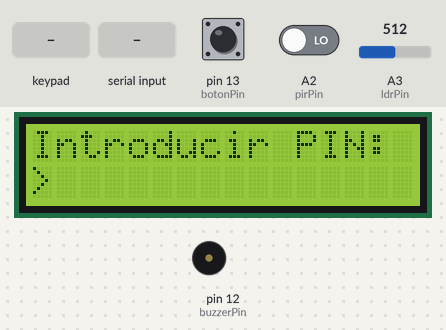
Bench run of a sketch on a simulated Arduino Uno, built with avr-gcc and run on an emulated ATmega328P. Parts: 16×2 character LCD, buzzer (waves = sounding). The inputs (shaded band) are chosen by the test bench; at power-on: pin 13 (botonPin) LOW, A2 (pirPin) LOW, A3 (ldrPin) = 512. EEPROM starts erased; what the sketch prints to the serial monitor is not drawn.

Above: at 1.2 s.
1.3 s: keypad keys 1 2 3 4 # pressed 0.4 s apart
At 3.5 s:
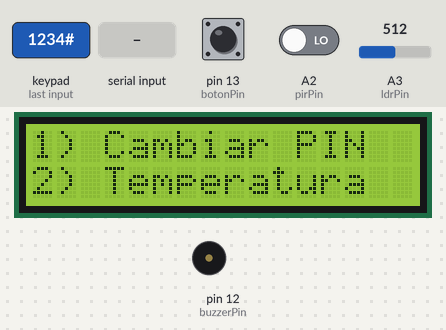
At 4.5 s:
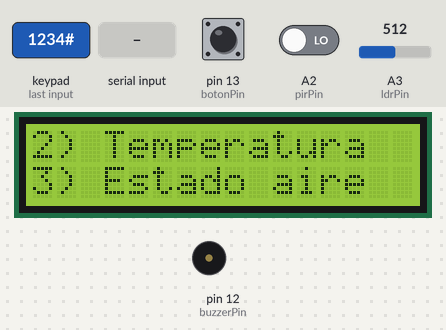
4.8 s: key '2' pressed
7.8 s: key '1' pressed
10.8 s: keypad keys 1 2 3 4 pressed 0.4 s apart
At 14.42 s:
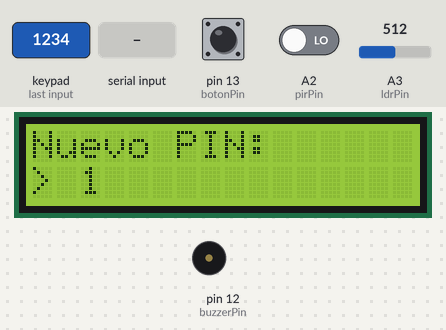
15.4 s: key '3' pressed
18.4 s: "1" received over Serial
At 19.8 s:
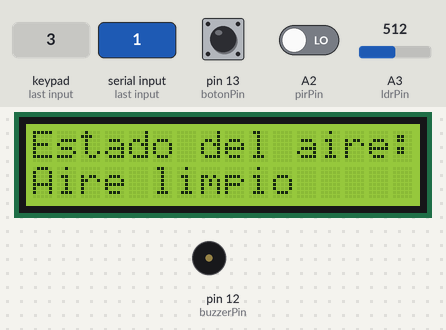
Timing chart, 0 to 21.4 s (numbered marks = the images above; inputs shaded):
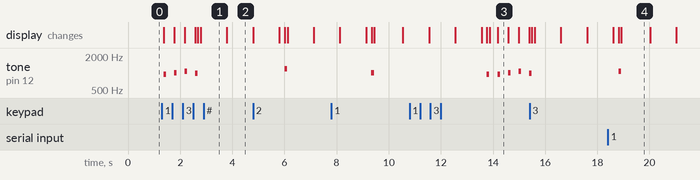

Measured:
- after the input at 1.3 s, tone on pin 12 (buzzerPin): plays 953 Hz for 0.10 s, 1017 Hz for 0.10 s, 1072 Hz for 0.10 s, 990 Hz for 0.10 s, starting after 0.08 s; the display: first changes after 0.08 s (image 1 shows a later state)
- after the input at 18.4 s, the display: first differs from a run without the input after 0.52 s (image 4)
- what the display in image 3 shows lasts 0.4 s, from 14.2 s to 14.6 s
- what the display in image 4 shows lasts 1.1 s, from 18.9 s to 20.0 s

The sketch:

arduino_n1.ino
```cpp
#include <EEPROM.h>
#include <Keypad.h>
#include <LiquidCrystal.h>

const byte rowsCount = 4;
const byte columsCount = 4;

const int buzzerPin = 12;
const int botonPin = 13;
const int ldrPin = A3;
const int pirPin = A2;

char keys[rowsCount][columsCount] = {
    { '1', '2', '3', 'A' },
    { '4', '5', '6', 'B' },
    { '7', '8', '9', 'C' },
    { '#', '0', '*', 'D' }
};

byte rowPins[rowsCount] = { A0, A1, 11, 10 };
byte columnPins[columsCount] = { 9, 8, 7, 6 };

LiquidCrystal lcd(5, 4, 3, 2, A4, A5);
Keypad keypad = Keypad(makeKeymap(keys), rowPins, columnPins, rowsCount, columsCount);

char password[4] = { '1', '2', '3', '4' };
char key;
byte sendCode, readCode;
bool bloqueado = true;
int luz, estadoBoton = 0, estadoPir = 0, estadoPirInicial = 0, j;
char tmp[3];
unsigned long tiempoInicial, timeout;

String opcion1 = "1) Cambiar PIN";
String opcion2 = "2) Temperatura";
String opcion3 = "3) Estado aire";
String opcion4 = "4) Bloquear";

void setup()
{
    int num1, num2, num3, num4;

    Serial.begin(9600);
    lcd.begin(16, 2);

    num1 = EEPROM.read(0);
    num2 = EEPROM.read(1);
    num3 = EEPROM.read(2);
    num4 = EEPROM.read(3);

    if (num1 == 0 && num2 == 0 && num3 == 0 && num4 == 0) {
        EEPROM.write(0, (int)password[0]);
        EEPROM.write(1, (int)password[1]);
        EEPROM.write(2, (int)password[2]);
        EEPROM.write(3, (int)password[3]);
    }

    pinMode(0, OUTPUT);
    pinMode(1, INPUT);
    pinMode(buzzerPin, OUTPUT);
    pinMode(botonPin, INPUT);
    pinMode(ldrPin, INPUT);
    pinMode(pirPin, INPUT);
}

void loop()
{
    comprobarPIN();

    while (!bloqueado)
        menu();

    delay(100);
}

void cambiarPIN()
{
    int i = 0;

    lcd.clear();
    lcd.print("Nuevo PIN:");
    lcd.setCursor(0, 1);
    lcd.print("> ");

    while (i < 4) {
        key = keypad.getKey();
        keyTone(key);
        if (key == '*' || key == '#') {
            if (i > 0) {
                lcd.setCursor(1 + i, 1);
                lcd.print(" ");
                lcd.setCursor(1 + i, 1);
                i--;
            }
        } else if (key) {
            password[i] = key;
            lcd.print(key);
            i++;
        }
        delay(100);
    }

    lcd.clear();
    lcd.print("PIN cambiado");

    EEPROM.write(0, (int)password[0]);
    EEPROM.write(1, (int)password[1]);
    EEPROM.write(2, (int)password[2]);
    EEPROM.write(3, (int)password[3]);
}

void comprobarPIN()
{
    int i = 0, correcto = 0;
    char keyAnterior[4];

    lcd.clear();
    lcd.print("Introducir PIN:");
    lcd.setCursor(0, 1);
    lcd.print("> ");

    while (i < 4) {
        key = keypad.getKey();
        keyTone(key);
        if (key == '*' || key == '#') {
            if (i > 0) {
                lcd.setCursor(1 + i, 1);
                lcd.print(" ");
                lcd.setCursor(1 + i, 1);
                i--;
                if (password[i] == keyAnterior[i])
                    correcto--;
            }
        } else if (key == password[i]) {
            keyAnterior[i] = key;
            correcto++;
            i++;
            lcd.print(key);
        } else if (key) {
            keyAnterior[i] = key;
            i++;
            lcd.print(key);
        }
        delay(100);
    }

    lcd.clear();
    if (correcto == 4) {
        sendCode = 1;
        Serial.print(sendCode);
        bloqueado = false;
    } else {
        sendCode = 2;
        Serial.print(sendCode);
        bloqueado = true;
    }

    delay(100);
}

void menu()
{
    lcd.clear();
    lcd.setCursor(0, 0);
    lcd.print(opcion1);
    lcd.setCursor(0, 1);
    lcd.print(opcion2);
    delay(1000);
    lcd.clear();
    lcd.setCursor(0, 0);
    lcd.print(opcion2);
    lcd.setCursor(0, 1);
    lcd.print(opcion3);
    delay(1000);
    lcd.clear();
    lcd.setCursor(0, 0);
    lcd.print(opcion3);
    lcd.setCursor(0, 1);
    lcd.print(opcion4);
    delay(1000);

    lcd.clear();
    lcd.print("Opcion: ");
    lcd.setCursor(0, 1);
    lcd.print("> ");

    tiempoInicial = millis();
    while (1) {
        key = keypad.getKey();
        keyTone(key);
        if (key == '1' || key == '2' || key == '3' || key == '4') {
            lcd.print(key);
            break;
        } else if (key) {
            lcd.clear();
            lcd.print(key);
            lcd.setCursor(0, 1);
            lcd.print("Opcion invalida");
            break;
        }

        estadoPir = digitalRead(pirPin);
        if (estadoPir == HIGH) {
            if (estadoPirInicial == LOW) {
                tiempoInicial = millis();
                estadoPirInicial = HIGH;
            }
        } else {
            if (estadoPirInicial == HIGH) {
                estadoPirInicial = LOW;
            }
        }

        estadoBoton = digitalRead(botonPin);
        timeout = millis() - tiempoInicial;
        if (estadoBoton == HIGH || timeout > 15000) {
            sendCode = 3;
            Serial.print(sendCode);
            bloqueado = true;
            break;
        }

        delay(100);
    }

    switch (key) {
    case '1':
        lcd.clear();
        lcd.print("Cambiar PIN...");
        delay(100);
        cambiarPIN();
        break;
    case '2':
        sendCode = 4;
        Serial.print(sendCode);
        lcd.clear();
        lcd.print("Temperatura:");
        lcd.setCursor(0, 1);
        delay(100);
        j = 0;
        while (Serial.available() && j < 3) {
            tmp[j++] = Serial.read();
        }
        lcd.print(tmp[0]);
        lcd.print(tmp[1]);
        lcd.print(tmp[2]);
        lcd.print("C");
        delay(1000);
        break;
    case '3':
        sendCode = 5;
        Serial.print(sendCode);
        lcd.clear();
        lcd.print("Estado del aire:");
        lcd.setCursor(0, 1);
        delay(100);
        while (Serial.available()) {
            readCode = Serial.read();
        }
        if (readCode == '1') {
            lcd.print("Aire limpio");
        } else if (readCode == '2') {
            lcd.print("Polucion baja");
        } else if (readCode == '3') {
            lcd.print("Polucion media");
        } else if (readCode == '4') {
            lcd.print("Polucion alta");
        }
        delay(1000);
        break;
    case '4':
        sendCode = 3;
        Serial.print(sendCode);
        bloqueado = true;
        break;
    }

    delay(100);
}

void keyTone(char k)
{
    luz = analogRead(ldrPin);
    if (k && luz > 80) {
        switch (k) {
        case '1':
            tone(buzzerPin, 953, 100);
            break;
        case '2':
            tone(buzzerPin, 1017, 100);
            break;
        case '3':
            tone(buzzerPin, 1072, 100);
            break;
        case '4':
            tone(buzzerPin, 990, 100);
            break;
        case '5':
            tone(buzzerPin, 1053, 100);
            break;
        case '6':
            tone(buzzerPin, 1109, 100);
            break;
        case '7':
            tone(buzzerPin, 1031, 100);
            break;
        case '8':
            tone(buzzerPin, 1094, 100);
            break;
        case '9':
            tone(buzzerPin, 1150, 100);
            break;
        case '*':
            tone(buzzerPin, 1075, 100);
            break;
        case '0':
            tone(buzzerPin, 1139, 100);
            break;
        case '#':
            tone(buzzerPin, 1194, 100);
            break;
        case 'A':
            tone(buzzerPin, 1165, 100);
            break;
        case 'B':
            tone(buzzerPin, 1202, 100);
            break;
        case 'C':
            tone(buzzerPin, 1243, 100);
            break;
        case 'D':
            tone(buzzerPin, 1287, 100);
            break;
        }
    }
}
```
